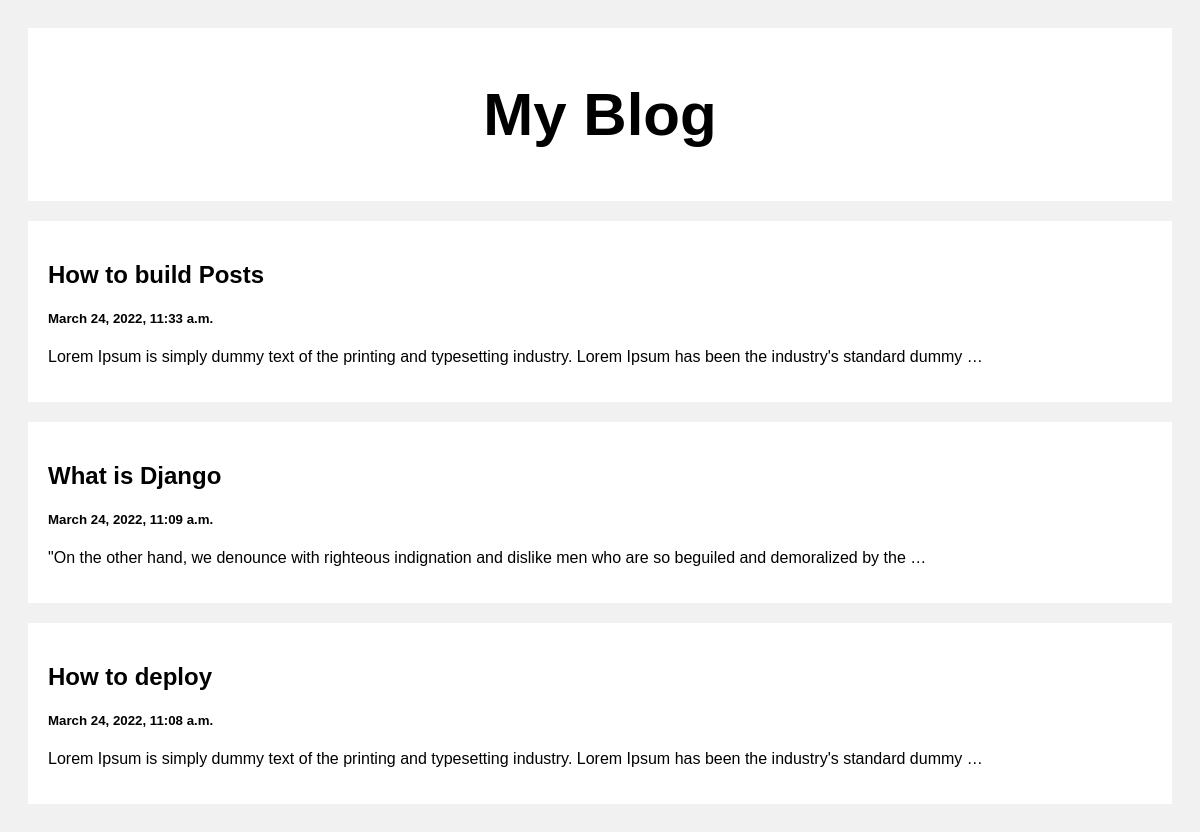
The page / on the database its author committed.
### posts/models.py (models this page shows)
class Post(models.Model):
    title = models.CharField(max_length= 100)
    body = models.CharField(max_length=3000)
    created_at = models.DateTimeField(default=datetime.now,blank=True)

### posts/views.py (the view)
# urls.py: path("",views.index,name="index"),
def index(request):
    posts = Post.objects.all()
    return render(request,"index.html",{"posts":posts})

### templates/index.html (shortened to what this page needs)
<!DOCTYPE html>
<html>
<head>
</head>
<body>
<div class="header">
  <h2>My Blog</h2>
</div>
<div class="row">
  <div class="leftcolumn">
    {% for post in posts reversed %}
    <div class="card">
      <a style="text-decoration: none; color: black;" href="/post/{{post.id}}">
        <h2>{{post.title}}</h2>
        <h5>{{post.created_at}}</h5>
        <p>{{post.body|truncatewords:20}}</p>
      </a>
    </div>
    {% endfor %}
  </div>
</div>
</body>
</html>

### templates/index.html (style rules this page uses)
* { box-sizing: border-box; }
body { font-family: Arial; padding: 20px; background: #f1f1f1; }
.header { padding: 2px; font-size: 40px; text-align: center; background: white; }
.leftcolumn { float: left; width: 100%; }
.card { background-color: white; padding: 20px; margin-top: 20px; }
.row:after { content: ""; display: table; clear: both; }

### rows shown on the page
Post: title "How to build Posts", created_at "March 24, 2022, 11:33 a.m.", body "Lorem Ipsum is simply dummy text of the printing and typesetting industry. Lorem Ipsum has been the industry's standard dummy …"
Post: title "What is Django", created_at "March 24, 2022, 11:09 a.m.", body "\"On the other hand, we denounce with righteous indignation and dislike men who are so beguiled and demoralized by the …"
Post: title "How to deploy", created_at "March 24, 2022, 11:08 a.m.", body "Lorem Ipsum is simply dummy text of the printing and typesetting industry. Lorem Ipsum has been the industry's standard dummy …"
